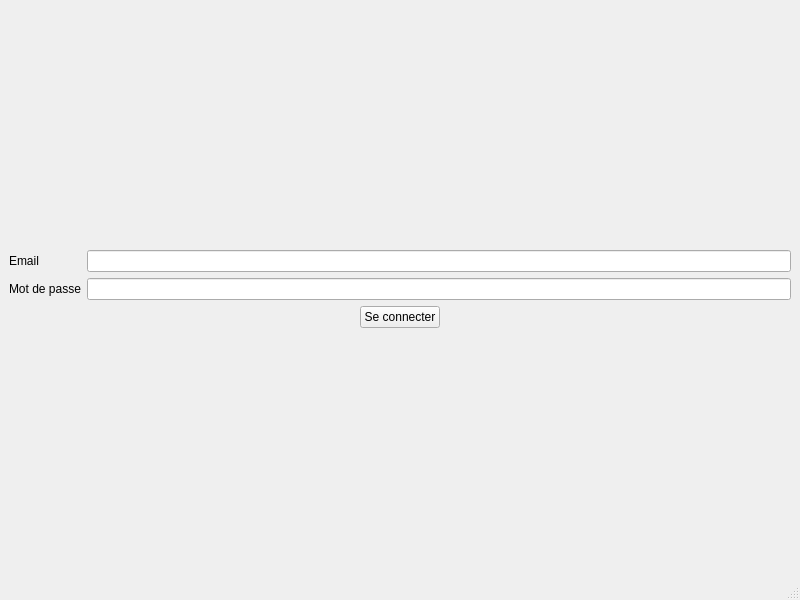
<?xml version="1.0" encoding="UTF-8"?>
<ui version="4.0">
 <class>MainWindow</class>
 <widget class="QMainWindow" name="MainWindow">
  <property name="geometry">
   <rect>
    <x>0</x>
    <y>0</y>
    <width>800</width>
    <height>600</height>
   </rect>
  </property>
  <property name="windowTitle">
   <string>MainWindow</string>
  </property>
  <widget class="QWidget" name="centralwidget">
   <layout class="QVBoxLayout" name="verticalLayout">
    <item>
     <spacer name="verticalSpacer">
      <property name="orientation">
       <enum>Qt::Vertical</enum>
      </property>
      <property name="sizeHint" stdset="0">
       <size>
        <width>20</width>
        <height>40</height>
       </size>
      </property>
     </spacer>
    </item>
    <item>
     <layout class="QFormLayout" name="formLayout_5">
      <property name="topMargin">
       <number>20</number>
      </property>
      <item row="0" column="0">
       <widget class="QLabel" name="label">
        <property name="text">
         <string>Email</string>
        </property>
       </widget>
      </item>
      <item row="1" column="0">
       <widget class="QLabel" name="label_2">
        <property name="text">
         <string>Mot de passe</string>
        </property>
       </widget>
      </item>
      <item row="0" column="1">
       <widget class="QLineEdit" name="lineEdit"/>
      </item>
      <item row="1" column="1">
       <widget class="QLineEdit" name="lineEdit_2"/>
      </item>
     </layout>
    </item>
    <item>
     <layout class="QHBoxLayout" name="horizontalLayout">
      <item>
       <spacer name="horizontalSpacer">
        <property name="orientation">
         <enum>Qt::Horizontal</enum>
        </property>
        <property name="sizeHint" stdset="0">
         <size>
          <width>40</width>
          <height>20</height>
         </size>
        </property>
       </spacer>
      </item>
      <item>
       <widget class="QPushButton" name="pushButtonConnection">
        <property name="text">
         <string>Se connecter</string>
        </property>
       </widget>
      </item>
      <item>
       <spacer name="horizontalSpacer_2">
        <property name="orientation">
         <enum>Qt::Horizontal</enum>
        </property>
        <property name="sizeHint" stdset="0">
         <size>
          <width>40</width>
          <height>20</height>
         </size>
        </property>
       </spacer>
      </item>
     </layout>
    </item>
    <item>
     <widget class="QLabel" name="labelConnectionError">
      <property name="text">
       <string/>
      </property>
     </widget>
    </item>
    <item>
     <spacer name="verticalSpacer_2">
      <property name="orientation">
       <enum>Qt::Vertical</enum>
      </property>
      <property name="sizeHint" stdset="0">
       <size>
        <width>20</width>
        <height>40</height>
       </size>
      </property>
     </spacer>
    </item>
   </layout>
  </widget>
  <widget class="QMenuBar" name="menubar">
   <property name="geometry">
    <rect>
     <x>0</x>
     <y>0</y>
     <width>800</width>
     <height>23</height>
    </rect>
   </property>
  </widget>
  <widget class="QStatusBar" name="statusbar"/>
 </widget>
 <resources/>
 <connections/>
</ui>
